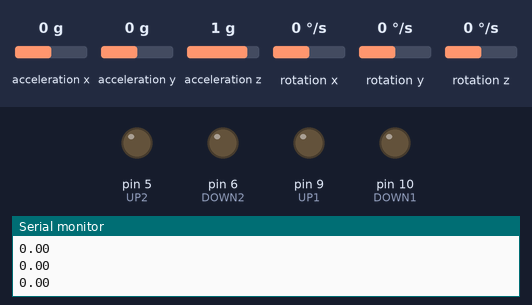
The sketch below on a simulated Arduino Uno, built with avr-gcc and run on an emulated ATmega328P. Shown: output pins drawn as LEDs (lit = HIGH), the last lines printed to the serial monitor. The test bench sets the inputs (shaded band); at power-on: acceleration x 0 g, acceleration y 0 g, acceleration z 1 g, rotation x 0 °/s, rotation y 0 °/s, rotation z 0 °/s.

Above: at 1.2 s.
1.3 s: acceleration x set to -1.4 g
At 1.8 s:
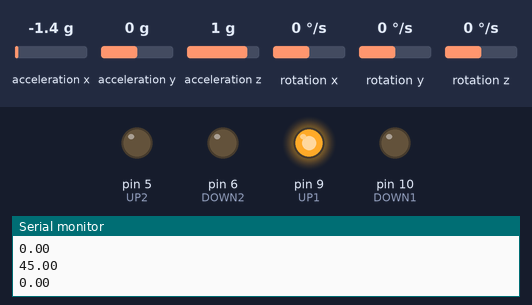
2.8 s: acceleration x set to -0.3 g
4.3 s: acceleration x set to -0.1 g
5.8 s: acceleration y set to 0.8 g
At 6.3 s:
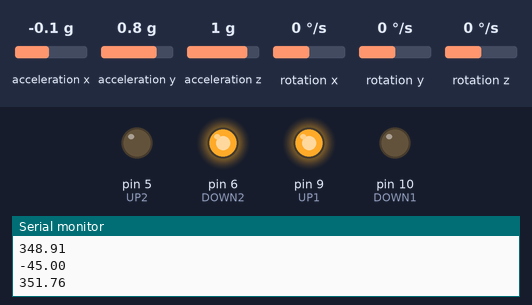
7.3 s: acceleration y set to 0.3 g
8.8 s: acceleration y set to 0.1 g
Timing chart, 0 to 11.3 s (numbered marks = the images above; inputs shaded):
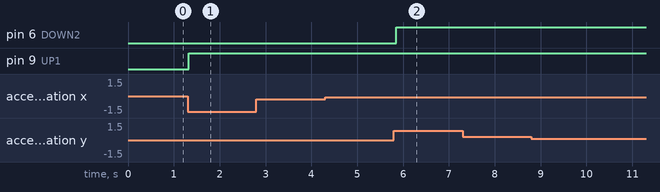

Measured:
- after the input at 1.3 s, pin 9 (UP1): LOW → HIGH at once
- after the input at 5.8 s, pin 6 (DOWN2): LOW → HIGH after 0.06 s

The sketch:

Chatgpt2.ino
```cpp
#include <Wire.h>
#include <MPU6050.h>

MPU6050 mpuTop(0x68);   // MPU6050 at address 0x68
MPU6050 mpuBottom(0x69); // MPU6050 at address 0x69

// Define motor driver pins for Actuator 1
const int UP1 = 9;   // Up PWM for Actuator 1
const int DOWN1 = 10; // Down PWM for Actuator 1

// Define motor driver pins for Actuator 2
const int UP2 = 5;   // Up PWM for Actuator 2
const int DOWN2 = 6; // Down PWM for Actuator 2

// PID constants
float Kp = 1.0, Ki = 0.5, Kd = 0.1;
float prevErrorPitch = 0, prevErrorRoll = 0;
float integralPitch = 0, integralRoll = 0;

// Angle limit
const float maxAngle = 30.0;

void setup() {
    Serial.begin(9600);
    Wire.begin();

    mpuTop.initialize();
    mpuBottom.initialize();

    pinMode(UP1, OUTPUT);
    pinMode(DOWN1, OUTPUT);
    pinMode(UP2, OUTPUT);
    pinMode(DOWN2, OUTPUT);
}

void loop() {
    // Read accelerometer data
    int16_t axTop, ayTop, azTop, axBottom, ayBottom, azBottom;
    mpuTop.getAcceleration(&axTop, &ayTop, &azTop);
    mpuBottom.getAcceleration(&axBottom, &ayBottom, &azBottom);

    // Normalize accelerometer readings (gravity = 1)
    float normTopZ = azTop / 16384.0;
    float normBottomX = axBottom / 16384.0;
    float normBottomY = ayBottom / 16384.0;

    // Calculate tilt angles of bottom plate
    float pitchBottom = atan2(normBottomX, normTopZ) * 180 / PI;
    float rollBottom = atan2(normBottomY, normTopZ) * 180 / PI;

    // Desired top plate Z should be 1 (level)
    float errorPitch = -pitchBottom;
    float errorRoll = -rollBottom;

    // Apply angle limit to prevent PID from accumulating past frame limits
    if (abs(errorPitch) > maxAngle) {
        errorPitch = (errorPitch > 0) ? maxAngle : -maxAngle;
        integralPitch = 0; // Prevent integral wind-up
    }

    if (abs(errorRoll) > maxAngle) {
        errorRoll = (errorRoll > 0) ? maxAngle : -maxAngle;
        integralRoll = 0; // Prevent integral wind-up
    }

    // PID calculations
    integralPitch += errorPitch;
    integralRoll += errorRoll;

    float dErrorPitch = errorPitch - prevErrorPitch;
    float dErrorRoll = errorRoll - prevErrorRoll;

    float outputPitch = Kp * errorPitch + Ki * integralPitch + Kd * dErrorPitch;
    float outputRoll = Kp * errorRoll + Ki * integralRoll + Kd * dErrorRoll;

    prevErrorPitch = errorPitch;
    prevErrorRoll = errorRoll;

    // Actuator control (mapping angles to movement)
    controlActuator(UP1, DOWN1, outputPitch);
    controlActuator(UP2, DOWN2, outputRoll);

    Serial.println(outputPitch);
    Serial.println(outputRoll);

    delay(50);
}

void controlActuator(int upPWM, int downPWM, float output) {
    int speed = constrain(abs(output) * 10, 0, 255);  // Scale output
    if (output > 0) {
        analogWrite(upPWM, speed);
        analogWrite(downPWM, 0);
    } else if (output < 0) {
        analogWrite(upPWM, 0);
        analogWrite(downPWM, speed);
    } else {
        analogWrite(upPWM, 0);
        analogWrite(downPWM, 0);
    }
}
```
